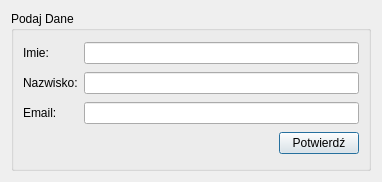
<?xml version="1.0" encoding="UTF-8"?>
<ui version="4.0">
 <class>Tworzenie_konta</class>
 <widget class="QDialog" name="Tworzenie_konta">
  <property name="geometry">
   <rect>
    <x>0</x>
    <y>0</y>
    <width>382</width>
    <height>182</height>
   </rect>
  </property>
  <property name="windowTitle">
   <string>Zakładanie konta</string>
  </property>
  <layout class="QGridLayout" name="gridLayout">
   <item row="0" column="0">
    <widget class="QGroupBox" name="groupBox">
     <property name="title">
      <string>Podaj Dane </string>
     </property>
     <layout class="QGridLayout" name="gridLayout_2">
      <item row="0" column="0">
       <widget class="QLabel" name="imie_label">
        <property name="text">
         <string>Imie:</string>
        </property>
       </widget>
      </item>
      <item row="0" column="1" colspan="2">
       <widget class="QLineEdit" name="imie_Edit"/>
      </item>
      <item row="1" column="0">
       <widget class="QLabel" name="label_2">
        <property name="text">
         <string>Nazwisko:</string>
        </property>
       </widget>
      </item>
      <item row="1" column="1" colspan="2">
       <widget class="QLineEdit" name="nazwisko_Edit"/>
      </item>
      <item row="2" column="0">
       <widget class="QLabel" name="label">
        <property name="text">
         <string>Email:</string>
        </property>
       </widget>
      </item>
      <item row="2" column="1" colspan="2">
       <widget class="QLineEdit" name="email_Edit"/>
      </item>
      <item row="3" column="1">
       <spacer name="horizontalSpacer">
        <property name="orientation">
         <enum>Qt::Orientation::Horizontal</enum>
        </property>
        <property name="sizeHint" stdset="0">
         <size>
          <width>192</width>
          <height>20</height>
         </size>
        </property>
       </spacer>
      </item>
      <item row="3" column="2">
       <widget class="QPushButton" name="potwierdz_Button">
        <property name="text">
         <string>Potwierdź</string>
        </property>
       </widget>
      </item>
     </layout>
    </widget>
   </item>
  </layout>
 </widget>
 <resources/>
 <connections/>
</ui>
